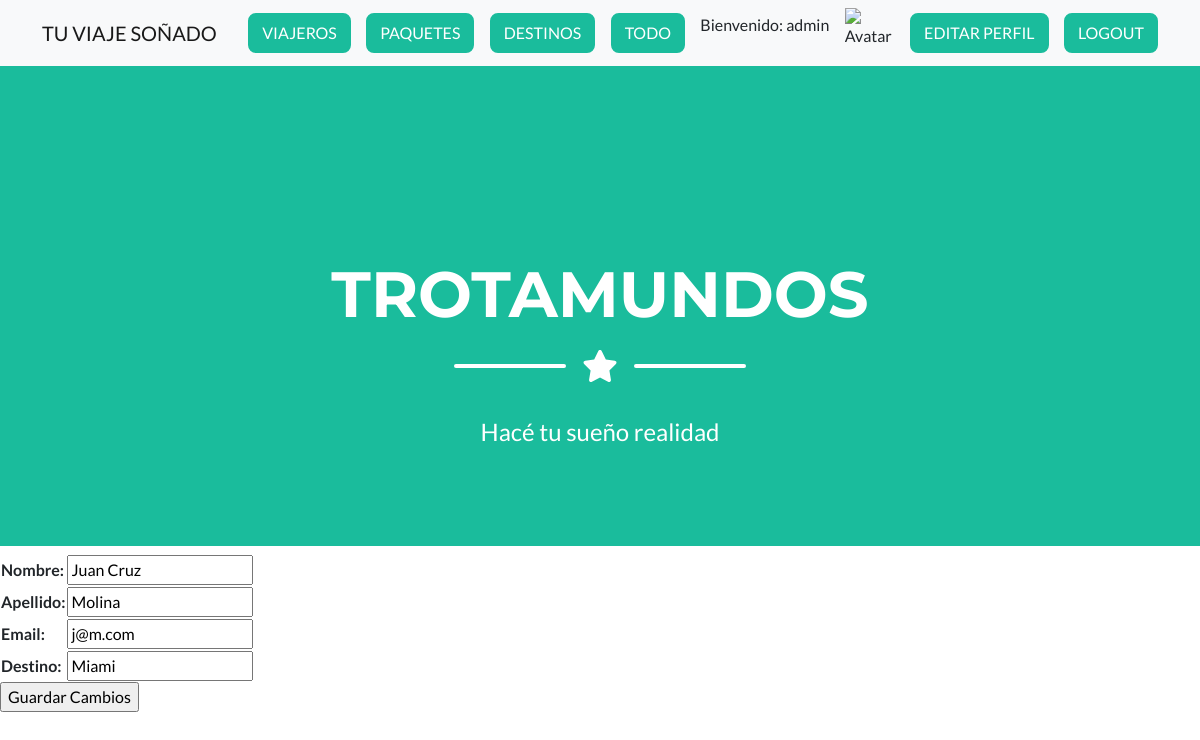
The app's page /AppKaren/editarViajero/2 (signed in) with its own data.
### AppKaren/models.py (models this page shows, shortened)
class Viajero(models.Model):
    nombre=models.CharField(max_length=50)
    apellido=models.CharField(max_length=50)
    email=models.EmailField()
    destino=models.CharField(max_length=50)

### AppKaren/views.py (the view)
# urls.py: path("editarViajero/<id>", editarViajero, name="editarViajero"),
@login_required
def editarViajero(request, id):
    viajero=Viajero.objects.get(id=id)
    if request.method=="POST":
        form= PasajeroForm(request.POST)
        if form.is_valid():
            info=form.cleaned_data
            viajero.nombre=info["nombre"]
            viajero.apellido=info["apellido"]
            viajero.email=info["email"]
            viajero.destino=info["destino"]
            viajero.save()
            viajeros=Viajero.objects.all()
            form = PasajeroForm()
            return render(request, "AppKaren/Viajeros.html" ,{"viajeros":viajeros, "mensaje": "Viajero editado correctamente", "form": form})
        pass
    else:
        formulario= PasajeroForm(initial={"nombre":viajero.nombre, "apellido":viajero.apellido, "email":viajero.email, "destino":viajero.destino})
        return render(request, "AppKaren/editarViajero.html", {"form": formulario, "viajero": viajero})

### AppKaren/forms.py
class PasajeroForm(forms.Form):
    nombre= forms.CharField(max_length=50)
    apellido=forms.CharField(max_length=50)
    email=forms.EmailField(max_length=50)
    destino=forms.CharField(max_length=50)

### AppKaren/templates/AppKaren/editarViajero.html (shortened to what this page needs)
{% extends "AppKaren/padre.html" %}
{% load static %}
{% block contenido_que_cambia %}
<form action="{% url 'editarViajero' viajero.id %}" method="POST"> {% csrf_token %}
    <table>
        {{ form.as_table }}
    </table>
    <input type="submit" value="Guardar Cambios">
    </form>
{% endblock %}

### AppKaren/templates/AppKaren/padre.html (shortened to what this page needs)
<!DOCTYPE html>
<html lang="en">
    <head>
        {% load static %}
        <nav class="navbar navbar-light bg-light static-top">
            <div class="container">
                <a class="navbar-brand" href="{% url 'inicioApp' %}">TU VIAJE SOÑADO</a>
                {% if user.is_authenticated %}
                <a class="btn btn-primary" href="{% url 'viajeros' %}">VIAJEROS</a>
                <a class="btn btn-primary" href="{% url 'paquetes' %}">PAQUETES</a>
                <a class="btn btn-primary" href="{% url 'destinos' %}">DESTINOS</a>
                <a class="btn btn-primary" href="{% url 'todo' %}">TODO</a>
                <p>Bienvenido: {{ user.username }}</p>
                <img src="{{ avatar }}" alt="Avatar" style="width:50px;height:50px;"/>
                <a class="btn btn-primary" href="{% url 'editarPerfil' %}">EDITAR PERFIL</a>
                <a class="btn btn-primary" href="{% url 'logout' %}">LOGOUT</a>
                {% else %}
                <a class="btn btn-primary" href="{% url 'login' %}">LOGIN</a>
                <a class="btn btn-danger" href="{% url 'register' %}">REGISTER</a>
                {% endif %}
            </div>
        </nav>
        <link href="{% static 'AppKaren/css/styles.css' %}" rel="stylesheet" />
    </head>
    <body id="page-top">
        <header class="masthead bg-primary text-white text-center">
            <div class="container d-flex align-items-center flex-column">
                <h1 class="masthead-heading text-uppercase mb-0">Trotamundos</h1>
                <div class="divider-custom divider-light">
                    <div class="divider-custom-line"></div>
                    <div class="divider-custom-icon"><i class="fas fa-star"></i></div>
                    <div class="divider-custom-line"></div>
                </div>
                <p class="masthead-subheading font-weight-light mb-0">Hacé tu sueño realidad</p>
            </div>
        </header>
        {% block contenido_que_cambia %}
            {% endblock %}

### records on screen
Viajero: nombre "Juan Cruz", apellido "Molina", email "j@m.com", destino "Miami"

### other values on screen
{{ user.username }} "admin"
